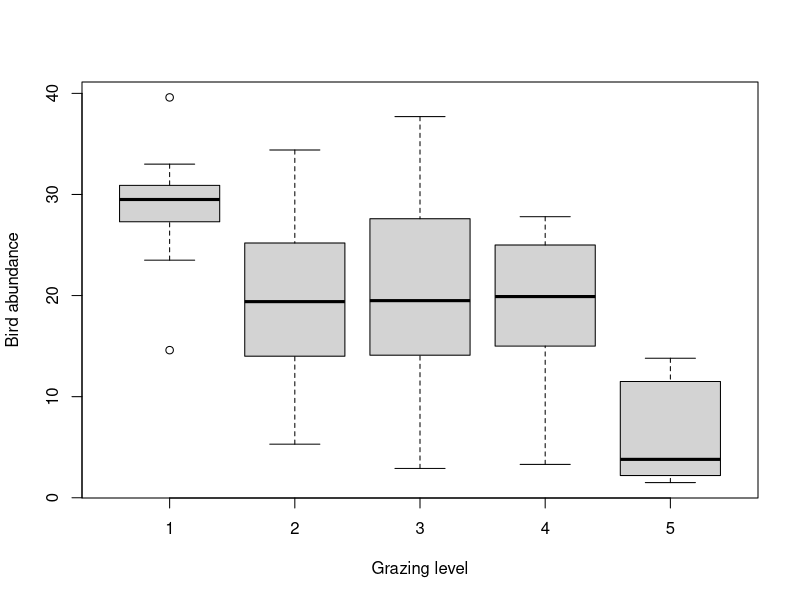
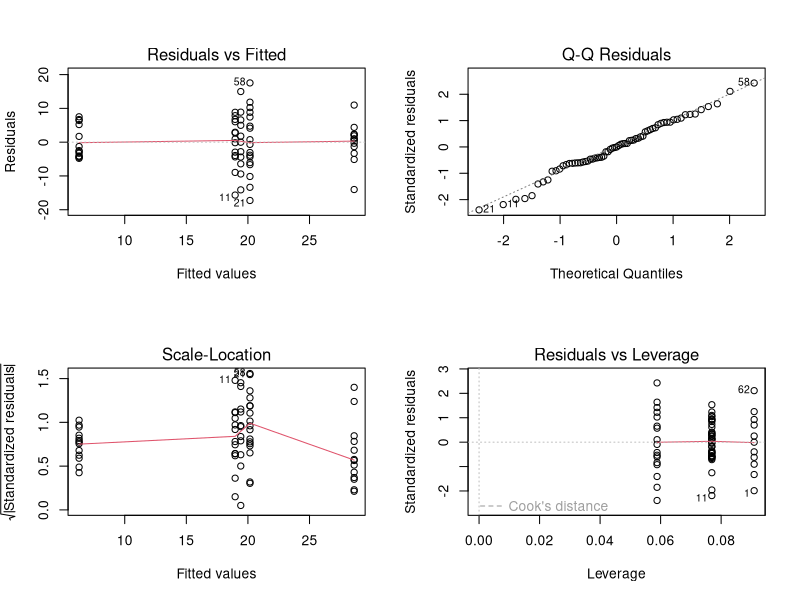
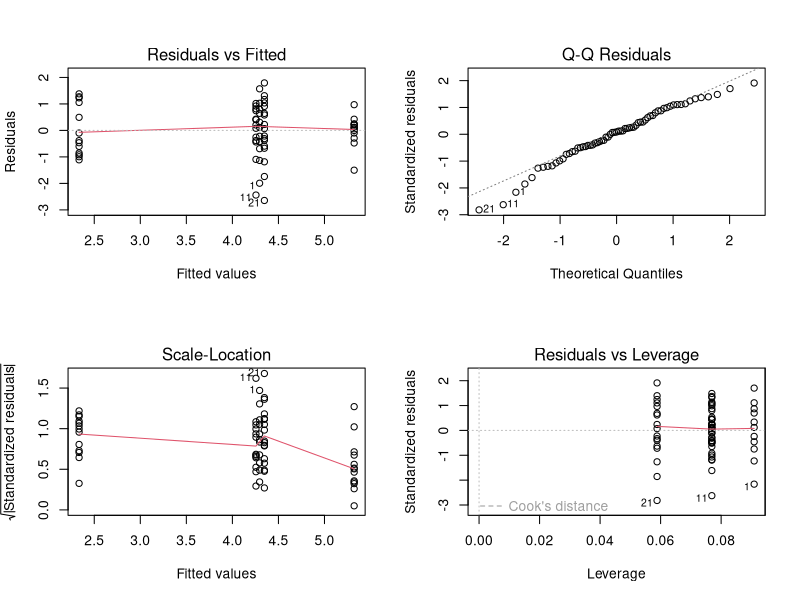
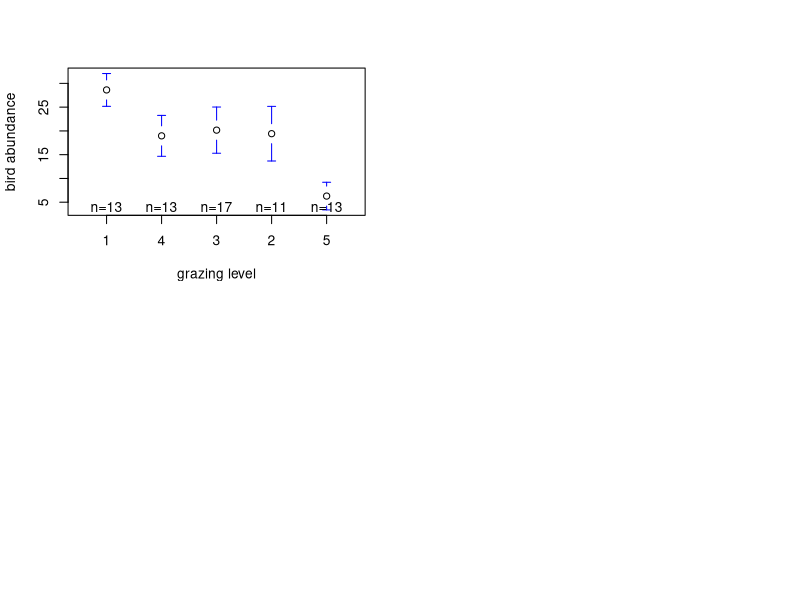
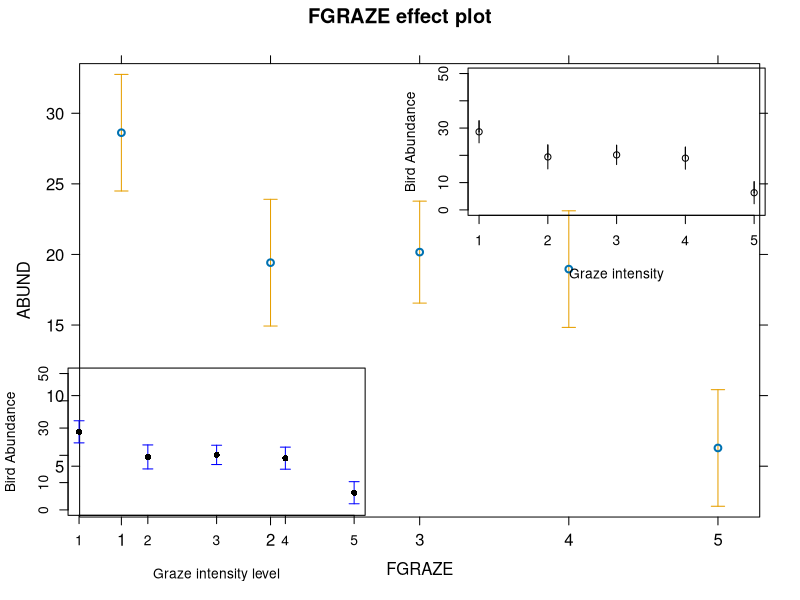

Generate these figures, in order, with R:
## ---- chunk 1
knitr::opts_chunk$set(echo=TRUE, message = FALSE, warning = FALSE, eval = FALSE, cache = FALSE)
## ---- chunk 2
loyn <- read.table("./data/loyn.txt", header = TRUE, 
                   stringsAsFactors = TRUE)
str(loyn)
## ---- chunk 3
# create factor GRAZE as it was originally coded as an integer
loyn$FGRAZE <- factor(loyn$GRAZE)

# check this
class(loyn$FGRAZE)
## ---- chunk 4
boxplot(ABUND ~ FGRAZE, xlab = "Grazing level", ylab = "Bird abundance", data = loyn)

# mean bird abundance for each level of FGRAZE
tapply(loyn$ABUND, loyn$FGRAZE, mean, na.rm = TRUE)

# it looks from this plot and the table of means that the bird abundance is lowest for FGRAZE level 5 and 
# highest for level 1. The bird abundance for levels 2, 3 and 4 all look similar.
# so in terms of differences in ABUND between groups we might expect FGRAZE level 5 to be different from
# the other grazing intensity group and possibly FGRAZE level 1 to be different from graze level 2,3 and 4
# but this is not particularly clear. We might also expect there to be no differences between grazing 
# levels 2,3 and 4. 
## ---- chunk 5
birds.lm <- lm(ABUND ~ FGRAZE, data = loyn)
## ---- chunk 6
anova(birds.lm)

# null hypothesis : There is no difference in the mean bird abundance between the 
# five levels of grazing.
# the p value is very small therefore reject this null hypothesis. In other words
# there is a difference in the mean bird abundance between grazing intensity levels.

# for a report you might write something like:
# there was a significant difference in the mean abundance of birds between the five levels
# of grazing intensity (F_4,51 = 15.27, p < 0.0001)
## ---- chunk 7
summary(birds.lm)

# Here the intercept (baseline) is the mean abundance of birds for FGRAZE level 1.
# the null hypothesis for the intercept is that the intercept = 0.
# As the p value (p < 2e-16) is very small we reject this null hypothesis and conclude that the
# intercept is significantly different from 0. However, from a biological perspective this
# is not a particularly informative hypothesis to test.

# the remaining estimates are differences (contrasts) between each level and the 
# baseline. For example the FGRAZE2 estimate is - 6.67 and therefore there are 6.6 fewer 
# birds on average in graze level 2 compared to graze level 1. This difference is however 
# not significantly different from zero (p = 0.0537). 

# The difference between graze level 3 (FGRAZE3) and graze level 1 (intercept) is 
# -7.34 (7.34 fewer birds in graze 3 compared to graze 1). This difference is significantly 
# different from 0 (p = 0.013) and therefore the mean abundance of birds in graze level 1 is
# significantly different from graze level 3.

# The difference between graze level 4 (FGRAZE4) and graze level 1 (intercept) is 
# -8.05 (8.05 fewer birds in graze 4 compared to graze 1). This difference is significantly 
# different from 0 (p = 0.026) and therefore the mean abundance of birds in graze level 1 is
# significantly different from graze level 4.

# The difference between graze level 5 (FGRAZE5) and graze level 1 (intercept) is 
# -22.33 (22.33 fewer birds in graze 5 compared to graze 1). This difference is significantly 
# different from 0 (p = 6.85e-10) and therefore the mean abundance of birds in graze level 1 is
# significantly different from graze level 5.
## ---- chunk 8
# Set FGRAZE level 2 to be the intercept

loyn$FGRAZE <- relevel(loyn$FGRAZE, ref = "2")
birds.lm2 <- lm(ABUND ~ FGRAZE, data = loyn)
summary(birds.lm2)

# The intercept is now FGRAZE level 2, we can now compare between levels '2 and 3', '2 and 4', and '2 and 5'
# Also note that the rest of the model output (R^2, F, DF etc) is the same as the previous model (i.e. its 
# the same model we have just changed the intercept and therefore the contrasts).

loyn$FGRAZE <- relevel(loyn$FGRAZE, ref = "3")
birds.lm3 <- lm(ABUND ~ FGRAZE, data = loyn)
summary(birds.lm3)

# The intercept is now FGRAZE level 3, we can now compare between levels '3 and 4', 'and 3 and 5'

loyn$FGRAZE <- relevel(loyn$FGRAZE, ref = "4")
birds.lm4 <- lm(ABUND ~ FGRAZE, data = loyn)
summary(birds.lm4)

# The intercept is now FGRAZE level 4, we can now compare between levels '4 and 5'
## ---- chunk 9
# The multiple R-squared value is 0.545 and therefore 54.5% of
# the variation in ABUND is explained by FGRAZE
## ---- chunk 10
# first split the plotting device into 2 rows and 2 columns
par(mfrow = c(2,2))

# now create the residuals plots
plot(birds.lm)

# To test the normality of residuals assumption we use the Normal Q-Q plot. Although the majority of the residuals 
# lie along the 1:1 line there are five residuals which are all below the line resulting in reasonably substantial 
# negative residuals. This suggest that the model does not fit these observation very well.

# Looking at the homogeneity of variance assumption (Residuals vs Fitted and Scale-Location plot) you can see the 
# five columns of residuals corresponding to the fitted values for the five grazing levels. Again, things don't look 
# great. The spread for the lower fitted values (left side of the plot) is much narrower when compared to the other groups.
# This suggests that the homogeneity of variance assumption is not met (i.e. the variances are not the same). The same cluster
# of negative residuals we spotted in the Normal Q-Q plot also appears in the Residuals vs Fitted plot suggesting that it is
# these residuals that are responsible.

# The only real good news is that there doesn't appear to be any influential or unusual residuals as indicated in the 
# Residuals vs Leverage plot.  

# So what to do? You could go back and check the original field notebook data to see if a
# transcribing mistake has been made (seems unlikely and you dont have this luxury anyway). 
# You could also try applying a transformation (log or square root) on the ABUND variable, refit the model and 
# see if this improves things. 
# for example 

loyn$ABUND.SQRT <- sqrt(loyn$ABUND)
birds.lm.sqrt <- lm(ABUND.SQRT ~ FGRAZE, data = loyn)
par(mfrow = c(2,2))
plot(birds.lm.sqrt)

# Sadly this doesn't seemed to have improved things!

# Or finally, you can relax the assumption of equal variance and estimate a separate variance for each group using 
# generalised least squares. This is not something we will do on this course but will cover in BI5302!
## ---- chunk 11
# Using the gplots package, you may need to install this package first
# install.packages('gplots')

loyn$FGRAZE <- relevel(loyn$FGRAZE, ref = "1")
library(gplots)
plotmeans(ABUND ~ FGRAZE, xlab = "grazing level",
  ylab = "bird abundance", data = loyn, connect = FALSE)
## ---- chunk 12
# Using the effects package, you may need to install this package first
# install.packages('effects')

library(effects)
loyn.effects <- allEffects(birds.lm)
plot(loyn.effects,"FGRAZE", lines = list(lty = 0))
## ---- chunk 13
# and finally using old faithful the predict function and base R graphics
# with the segments function

my.data <- data.frame(FGRAZE = c("1", "2", "3", "4", "5"))
pred.vals <- predict(birds.lm, newdata = my.data, se.fit = TRUE)

# now plot these values

plot(1:5, seq(0, 50, length=5), type = "n", xlab = "Graze intensity", ylab = "Bird Abundance")
points(1:5, pred.vals$fit)
segments(1:5, pred.vals$fit, 1:5, pred.vals$fit - 1.96 * pred.vals$se.fit)
segments(1:5, pred.vals$fit, 1:5, pred.vals$fit + 1.96 * pred.vals$se.fit)
segments(1:5, pred.vals$fit, 1:5, pred.vals$fit + 1.96 * pred.vals$se.fit)
## ---- chunk 14
# using old faithful the predict function and base R graphics 
# with the arrows function 

my.data <- data.frame(FGRAZE = c("1", "2", "3", "4", "5"))
pred.vals <- predict(birds.lm, newdata = my.data, se.fit = TRUE)

# now plot these values

plot(1:5, seq(0, 50, length=5), type = "n", xlab = "Graze intensity level", ylab = "Bird Abundance")
arrows(1:5, pred.vals$fit, 1:5, pred.vals$fit - 1.96 * pred.vals$se.fit,
    angle = 90, code = 2, length = 0.05, col = "blue")
arrows(1:5, pred.vals$fit, 1:5, pred.vals$fit + 1.96 * pred.vals$se.fit,
       angle = 90, code = 2, length = 0.05, col = "blue")
points(1:5, pred.vals$fit, pch = 16)
